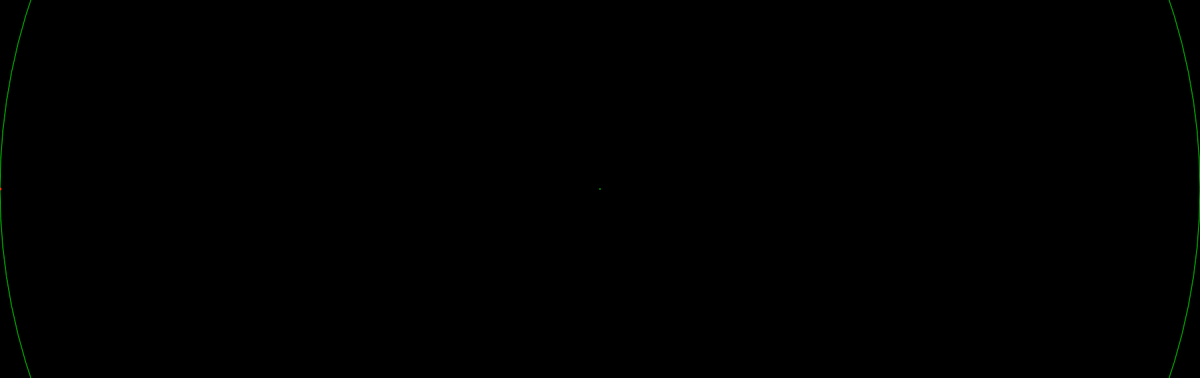
Frame 1 (no input)
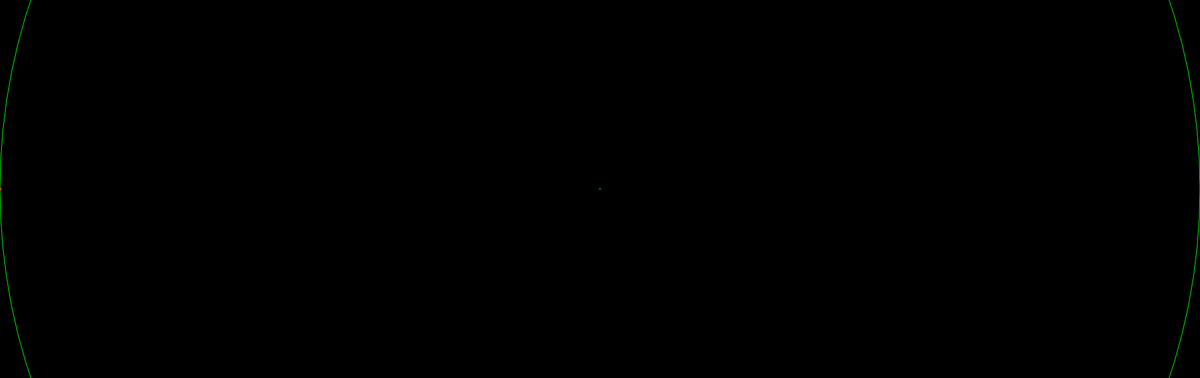
Frame 60 (no input)
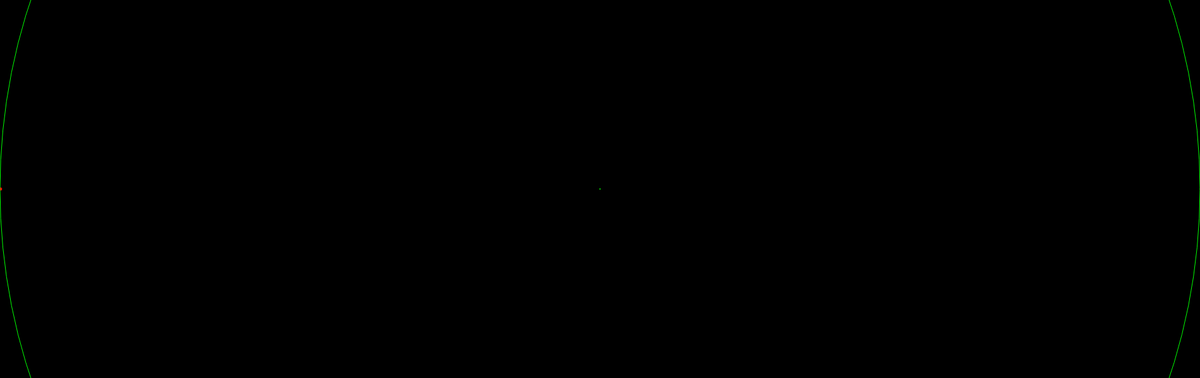
Frame 120 (the mouse pressed at the canvas centre since frame 60)

The p5.js sketch that drew these frames (run headless with seeded random() and noise() and a simulated clock; from frame 60 on, the mouse is pressed at the canvas centre):

// p5.js sketch
// ── sketch.js
const earth = 5.972 * Math.pow(10, 24);
const person = 150;
const G = 6.67408 * Math.pow(10, -11);
const scale = 6371000;
let gp1, gp2;
function setup() {
  createCanvas(1900, 600);
  gp1 = new GravityPoint(0, height/2, 5, person, color(255, 0, 0), createDiv());
  gp2 = new GravityPoint(width/2, height/2, 2, earth, color(0, 255, 0), createDiv());
}
function gravity(m1, m2, r) {
  let massProduct = m1*m2;
  if(massProduct == 0)
    return 0
  if(r < 0.01) {
    return 0.000001;
  }
  let grav = G*(massProduct)/pow(r*6371000,2)/m1*10;
  if(!isFinite(grav))
    grav = 0.000001;
  return grav
}
function direction(p1, p2) {
    let diff = p5.Vector.sub(p2, p1);
    diff.normalize();

    return diff;
}
function draw() {
  background(0);
  gp1.runAll(gp2, true);
  gp2.runAll(gp1);
  stroke(0,255,0);
  strokeWeight(1);
  noFill();
  ellipse(width/2, height/2, width,width);
}

// ── gravityPoint.js
class GravityPoint {
  constructor(x, y, r, m, c, div) {
    this.pos = createVector(x, y);
    this.vel = createVector();
    this.acc = createVector();
    this.r = r;
    this.m = m;
    this.c = c;
    this.div = div;
    this.createElements()
  }
  createElements() {
    if(!this.div) return;
    this.elementPos = createSpan();
    this.elementVel = createSpan();
    this.elementAcc = createSpan();
    this.elementDist = createSpan();
    let p = createP("Gravity Point Stats");
    p.parent(this.div);
    p = createP("Pos: ");
    p.parent(this.div);
    this.elementPos.parent(p);
    p = createP("Vel: ");
    p.parent(this.div);
    this.elementVel.parent(p);
    p = createP("Acc: ");
    p.parent(this.div);
    this.elementAcc.parent(p);
    p = createP("Dist: ");
    p.parent(this.div);
    this.elementDist.parent(p);
  }
  update() {
    this.vel.add(this.acc);
    this.pos.add(this.vel);
    this.setElementsHtml();
    this.acc.mult(0);
  }
  setElementsHtml() {
    if(this.elementPos)
      this.elementPos.html(this.getVectorString(this.pos));
    if(this.elementVel)
      this.elementVel.html(this.getVectorString(this.vel));
    if(this.elementAcc)
      this.elementAcc.html(this.getVectorString(this.acc));
  }
  getVectorString(vec) {
    return "x: " + vec.x.toFixed(10) + ", y: " + vec.y.toFixed(10);
  }
  addForce(force) {
    this.acc.add(force);
  }
  calcForce(other, percentage) {
    let dir = direction(this.pos, other.pos);
    let dist = p5.Vector.dist(this.pos, other.pos);
    if(this.elementDist)
      this.elementDist.html("Distance: " + dist);
    let bigMass = other.m;
    if(percentage)
      bigMass = other.m * (dist/(width/2));
    bigMass = Math.min(bigMass, earth);
    dir.mult(gravity(this.m, bigMass, dist));
    this.addForce(dir);
  }
  runAll(other, percentage) {
    this.calcForce(other, percentage);
    this.update();
    this.render();
  }
  render() {
    stroke(this.c);
    strokeWeight(this.r);
    point(this.pos.x, this.pos.y);
  }
}
